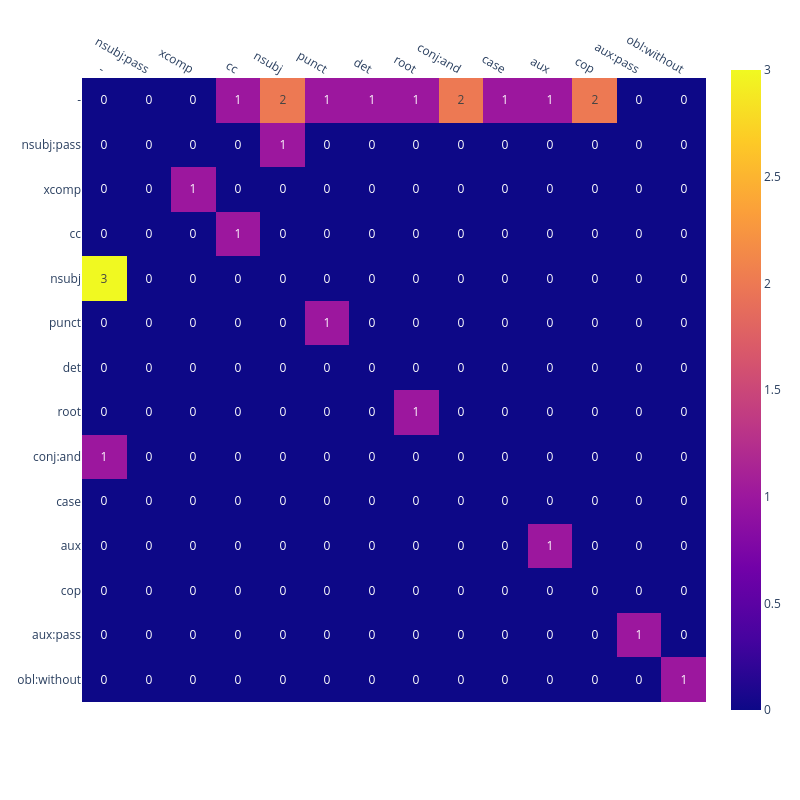

The notebook cell this image was saved under:
### Code cell
scorer = CobaldScorer()

deps_rels_no_sem = []
deps_rels_sem = []

def calc_deps_heads_agreement(test, gold):
    test_heads = set(test.deps.keys())
    gold_heads = set(gold.deps.keys())
    return len(test_heads & gold_heads)


def calc_deps_rels_agreement(test, gold):
    test_deps = set(test.deps.items())
    gold_deps = set(gold.deps.items())
    return len(test_deps & gold_deps)


with open(NO_SEM_PREDICTIONS_CONLLU, 'r') as no_sem_preds_file, open(SEM_PREDICTIONS_CONLLU, 'r') as sem_preds_file, open(GOLD_CONLLU, 'r') as gold_file:
    no_sem_sentences = parse_conllu_incr(no_sem_preds_file)
    sem_sentences = parse_conllu_incr(sem_preds_file)
    gold_sentences = parse_conllu_incr(gold_file)

    for no_sem_sentence, sem_sentence, gold_sentence in zip_equal(no_sem_sentences, sem_sentences, gold_sentences):
        # Align three sentences.
        _, gold_sentence_aligned1 = scorer._align_sentences(no_sem_sentence, gold_sentence)
        _, gold_sentence_aligned2 = scorer._align_sentences(sem_sentence, gold_sentence)
        _, gold_sentence_aligned = scorer._align_sentences(gold_sentence_aligned1, gold_sentence_aligned2)
        no_sem_sentence_aligned, gold_sentence_aligned = scorer._align_sentences(no_sem_sentence, gold_sentence_aligned)
        sem_sentence_aligned, gold_sentence_aligned = scorer._align_sentences(sem_sentence, gold_sentence_aligned)
        assert len(no_sem_sentence_aligned) == len(sem_sentence_aligned) == len(gold_sentence_aligned), \
            f"{no_sem_sentence_aligned.serialize()}\n{sem_sentence_aligned.serialize()}\n{gold_sentence_aligned.serialize()}"

        for no_sem_token, sem_token, gold_token in zip_equal(no_sem_sentence_aligned, sem_sentence_aligned, gold_sentence_aligned):
            is_mismatched = no_sem_token.is_empty() or sem_token.is_empty() or gold_token.is_empty()
            if is_mismatched:
                continue
            
            assert no_sem_token.form == sem_token.form == gold_token.form, \
                f"Error at sent_id={test_sentence.sent_id} : Tokens forms are mismatched."

            for head in (no_sem_token.deps.keys() | sem_token.deps.keys()):
                deps_rels_no_sem.append(no_sem_token.deps[head] if head in no_sem_token.deps else '-')
                deps_rels_sem.append(sem_token.deps[head] if head in sem_token.deps else '-')

deps_rels_tagset = ['-'] + list(set(deps_rels_no_sem) | set(deps_rels_sem) - set('-'))
cm = metrics.confusion_matrix(deps_rels_no_sem, deps_rels_sem, labels=deps_rels_tagset)

fig = px.imshow(cm, text_auto=True, x=deps_rels_tagset, y=deps_rels_tagset)
fig.update_layout(
    autosize=False,
    width=800,
    height=800,
)
fig.update_xaxes(side="top")
fig.show()

### Figure 1 — Plotly figure (JSON) as saved in the notebook; plotly's stock layout.template omitted (floating-point values rounded to 4 significant figures; data arrays with more than 128 entries replaced by an {"elided": "..."} marker saying what was removed)
{"data": [{"coloraxis": "coloraxis", "hovertemplate": "x: %{x}<br>y: %{y}<br>color: %{z}<extra></extra>", "name": "0", "texttemplate": "%{z}", "type": "heatmap", "x": ["-", "nsubj:pass", "xcomp", "-", "cc", "nsubj", "punct", "det", "root", "conj:and", "case", "aux", "cop", "aux:pass", "obl:without"], "xaxis": "x", "y": ["-", "nsubj:pass", "xcomp", "-", "cc", "nsubj", "punct", "det", "root", "conj:and", "case", "aux", "cop", "aux:pass", "obl:without"], "yaxis": "y", "z": {"elided": "15x15 int values"}}], "layout": {"autosize": false, "coloraxis": {"colorscale": [[0, "#0d0887"], [0.1111, "#46039f"], [0.2222, "#7201a8"], [0.3333, "#9c179e"], [0.4444, "#bd3786"], [0.5556, "#d8576b"], [0.6667, "#ed7953"], [0.7778, "#fb9f3a"], [0.8889, "#fdca26"], [1, "#f0f921"]]}, "height": 800, "margin": {"t": 60}, "width": 800, "xaxis": {"anchor": "y", "autorange": true, "constrain": "domain", "domain": [0, 1], "range": [-0.5, 13.5], "scaleanchor": "y", "side": "top", "type": "category"}, "yaxis": {"anchor": "x", "autorange": true, "constrain": "domain", "domain": [0.02727, 0.9727], "range": [13.5, -0.5], "type": "category"}}}
